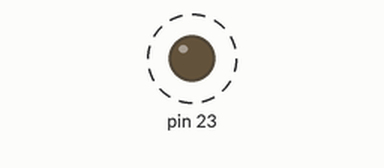
Simulated run of this sketch. Board: Arduino Uno, built with avr-gcc and run on an emulated ATmega328P. Parts: output pins drawn as LEDs (lit = HIGH). Dashed ring = blinking.

Above: at 0.2 s.
Timing chart, 0 to 3.0 s (numbered marks = the images above):
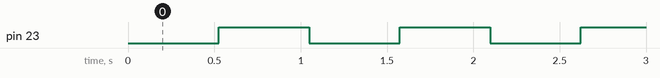

Measured:
- by itself, pin 23: alternates HIGH for 0.52 s and LOW for 0.52 s

The sketch:

Code1.ino
```cpp
#define F_CPU 16000000L
#include <avr/io.h>
#include <avr/interrupt.h>

#define set_bit(value, bit) ( _SFR_BYTE(value) |= _BV(bit) )
#define clear_bit(value, bit) ( _SFR_BYTE(value) &= ~_BV(bit) )

volatile int count = 0;
uint8_t state = 0;

ISR(TIMER0_OVF_vect) {
  count++;
}

int main(void) {
  set_bit(DDRB, 7);
  clear_bit(PORTB, 7);

  TCCR0B |= (1 << CS02) | (1 << CS00);
  TIMSK0 |= (1 << TOIE0);
  sei();

  while (1) {
    if (count == 32) {
      count = 0;
      state = !state;
      if (state) set_bit(PORTB, 7);
      else clear_bit(PORTB, 7);
    }
  }
  return 0;
}
```
